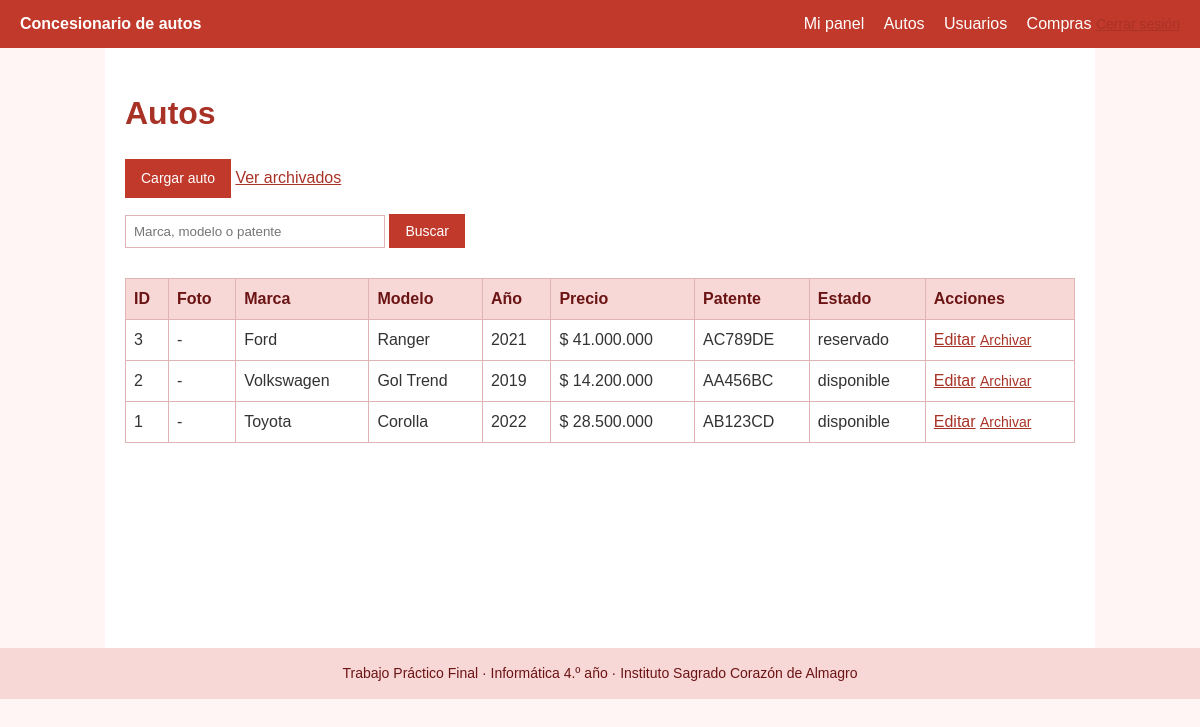
The page /admin_autos.php (signed in) on the database its author committed.
### tables this page shows
CREATE TABLE IF NOT EXISTS autos (
  id INT UNSIGNED AUTO_INCREMENT PRIMARY KEY,
  marca VARCHAR(60) NOT NULL,
  modelo VARCHAR(60) NOT NULL,
  anio SMALLINT UNSIGNED NOT NULL,
  precio DECIMAL(12,2) NOT NULL,
  patente VARCHAR(10) NOT NULL UNIQUE,
  estado ENUM('disponible','reservado','vendido') NOT NULL DEFAULT 'disponible',
  imagen VARCHAR(255) DEFAULT NULL,             
  creado_en TIMESTAMP DEFAULT CURRENT_TIMESTAMP,
  fecha_archivado DATETIME NULL DEFAULT NULL    
);

### funciones.php (called while the page is built, shortened)
<?php
function escapar(?string $valor): string {
    return htmlspecialchars((string) $valor, ENT_QUOTES, 'UTF-8');
}

### admin_autos.php (the view, shortened to what this page needs)
<?php
require 'conexion.php';
require 'funciones.php';
$buscar = trim($_GET['buscar'] ?? '');
$sql = 'SELECT id, marca, modelo, anio, precio, patente, estado, imagen
        FROM autos WHERE fecha_archivado IS NULL';
$params = [];
$sql .= ' ORDER BY id DESC';
$stmt = $conexion->prepare($sql);
$stmt->execute($params);
$autos = $stmt->fetchAll();
require 'encabezado.php';
?>
<h1>Autos</h1>
<p>
  <a class="boton" href="crear_auto.php">Cargar auto</a>
  <a href="autos_archivados.php">Ver archivados</a>
</p>
<form method="GET" class="busqueda">
  <input type="search" name="buscar" maxlength="100" placeholder="Marca, modelo o patente" value="<?= escapar($buscar) ?>">
  <button type="submit">Buscar</button>
</form>
<?php if (!$autos): ?>
  <p>No se encontraron autos.</p>
<?php else: ?>
<div class="tabla-scroll">
<table>
  <thead>
    <tr><th>ID</th><th>Foto</th><th>Marca</th><th>Modelo</th><th>Año</th><th>Precio</th><th>Patente</th><th>Estado</th><th>Acciones</th></tr>
  </thead>
  <tbody>
  <?php foreach ($autos as $a): ?>
    <tr>
      <td><?= (int) $a['id'] ?></td>
      <td><?php if ($a['imagen']): ?><img class="miniatura" src="<?= escapar($a['imagen']) ?>" alt=""><?php else: ?>-<?php endif; ?></td>
      <td><?= escapar($a['marca']) ?></td>
      <td><?= escapar($a['modelo']) ?></td>
      <td><?= (int) $a['anio'] ?></td>
      <td>$ <?= number_format((float) $a['precio'], 0, ',', '.') ?></td>
      <td><?= escapar($a['patente']) ?></td>
      <td><?= escapar($a['estado']) ?></td>
      <td>
        <a href="editar_auto.php?id=<?= (int) $a['id'] ?>">Editar</a>
        <form method="POST" action="archivar_auto.php" class="en-linea"
              onsubmit="return confirm('¿Archivar este auto?');">
          <button type="submit" class="boton-link">Archivar</button>
        </form>
      </td>
    </tr>
  <?php endforeach; ?>
  </tbody>
</table>
</div>
<?php endif; ?>
<?php require 'pie.php'; ?>

### css/estilos.css (style rules this page uses)
body { margin: 0; font-family: Arial, Helvetica, sans-serif; background-color: #fff5f5; color: #333; line-height: 1.5; }
a { color: #a93226; }
h1, h2 { color: #a93226; }
button, .boton { background-color: #c0392b; color: #fff; border: none; padding: 9px 16px; cursor: pointer; text-decoration: none; display: inline-block; font-size: 14px; }
.boton-link { background: none; color: #a93226; padding: 0; text-decoration: underline; }
.en-linea { display: inline; margin: 0; }
.busqueda { margin: 15px 0; }
.busqueda input[type="search"] { padding: 8px; width: 260px; max-width: 70%; border: 1px solid #e0b4b4; }
.tabla-scroll { overflow-x: auto; }
table { border-collapse: collapse; width: 100%; margin: 15px 0; }
th, td { border: 1px solid #e0b4b4; padding: 8px; text-align: left; }
th { background-color: #f8d7d7; color: #6b1414; }

### rows shown on the page
autos: id "3", marca "Ford", modelo "Ranger", anio "2021", precio "41.000.000", patente "AC789DE", estado "reservado"
autos: id "2", marca "Volkswagen", modelo "Gol Trend", anio "2019", precio "14.200.000", patente "AA456BC", estado "disponible"
autos: id "1", marca "Toyota", modelo "Corolla", anio "2022", precio "28.500.000", patente "AB123CD", estado "disponible"
